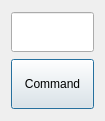
<?xml version="1.0" encoding="UTF-8"?>
<ui version="4.0">
 <class>ClientDialog</class>
 <widget class="QDialog" name="ClientDialog">
  <property name="geometry">
   <rect>
    <x>0</x>
    <y>0</y>
    <width>105</width>
    <height>121</height>
   </rect>
  </property>
  <property name="windowTitle">
   <string>ClientDialog</string>
  </property>
  <layout class="QVBoxLayout" name="verticalLayout">
   <item>
    <widget class="QLineEdit" name="lineEdit">
     <property name="minimumSize">
      <size>
       <width>0</width>
       <height>40</height>
      </size>
     </property>
    </widget>
   </item>
   <item>
    <widget class="QPushButton" name="pushButton">
     <property name="minimumSize">
      <size>
       <width>0</width>
       <height>50</height>
      </size>
     </property>
     <property name="text">
      <string>Command</string>
     </property>
    </widget>
   </item>
  </layout>
 </widget>
 <layoutdefault spacing="6" margin="11"/>
 <resources/>
 <connections/>
</ui>
